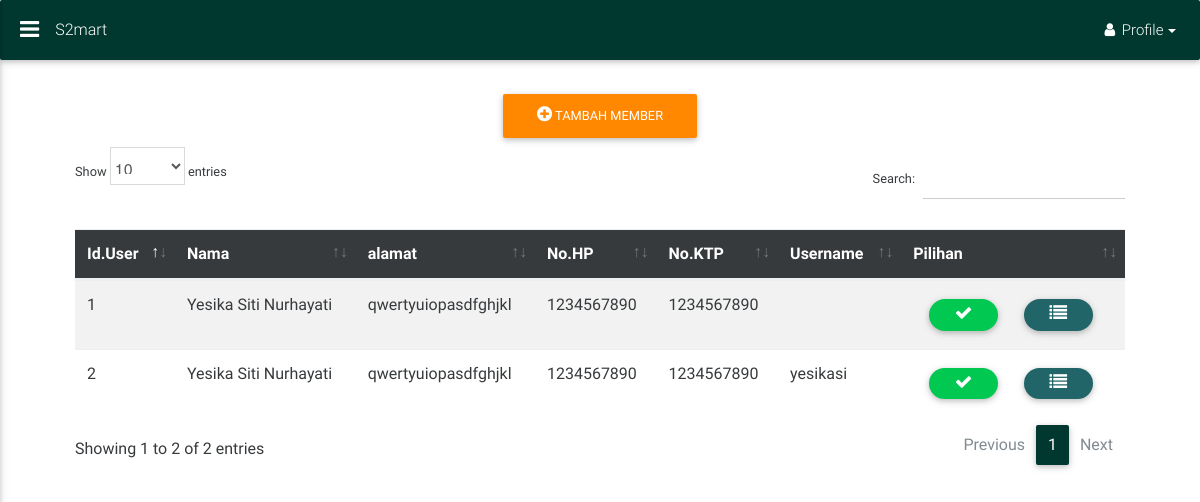
The app's page /index.php/user with its own data.
### tables this page shows
CREATE TABLE IF NOT EXISTS `pelanggan` (
  `id_user` int(11) NOT NULL AUTO_INCREMENT,
  `nama` varchar(30) NOT NULL,
  `alamat` varchar(40) NOT NULL,
  `ttl` date NOT NULL,
  `no_hp` int(15) NOT NULL,
  `no_ktp` int(20) NOT NULL,
  `username` varchar(20) NOT NULL,
  `password` varchar(100) NOT NULL,
  PRIMARY KEY (`id_user`)
);

### application/controllers/user.php (called while the page is built, shortened)
<?php
class User extends CI_Controller {
public function __construct(){
    $this->load->model('Model_user');
  }
  public function index(){
      $data['user']=$this->Model_user->get();
      $this->load->view('head');
      $this->load->view('header');
      $this->load->view('user/user',$data);
      $this->load->view('javascript');
      $this->load->view('dataTables');
  }
}

### index.php (called while the page is built, shortened)
<?php
require_once BASEPATH.'core/CodeIgniter.php';

### application/models/Model_user.php (called while the page is built, shortened)
<?php if ( ! defined('BASEPATH')) exit('No direct script access allowed');
class Model_user extends CI_Model {
  public function get(){
    $data =  $this->db->get('pelanggan');
    return $data->result();
  }
}

### application/views/user/user.php (the view, shortened to what this page needs)
<main>
  <div class="container-fluid">
    <div class="text-xs-center">
      <button type="button" class="btn btn-warning" data-toggle="modal" data-target="#modal-register">
        <i class="fa fa-plus-circle"></i> Tambah Member
      </button>
    </div>
    <table id="user" class="table table-striped table-hover" cellspacing="0" width="100%">
      <thead class="thead-inverse">
        <tr>
          <th>Id.User</th>
          <th>Nama</th>
          <th>alamat</th>
          <th>No.HP</th>
          <th>No.KTP</th>
          <th>Username</th>
          <th>Pilihan</th>
        </tr>
      </thead>
      <tbody>
        <?php foreach ($user as $key) { ?>
          <tr>
            <td><?= $key->id_user ?></td>
            <td><?= $key->nama ?></td>
            <td><?= $key->alamat ?></td>
            <td><?= $key->no_hp ?></td>
            <td><?= $key->no_ktp ?></td>
            <td><?= $key->username ?></td>
            <td>
              <a href="" class="btn btn-sm btn-success btn-rounded btn-table waves-effect waves-light">
                <i class="fa fa-check"></i>
              </a>
              <a href="" class="btn btn-sm btn-default btn-rounded btn-table waves-effect waves-light">
                <i class="fa fa-list"></i>
              </a>
            </td>
          </tr>
          <?php } ?>
        </tbody>
      </table>
    </div>
</main>

### ass/css/style.css (style rules this page uses)
html, body, header, .view { height: 100%; }

### records on screen
pelanggan: id_user "1", nama "Yesika Siti Nurhayati", alamat "qwertyuiopasdfghjkl", no_hp "1234567890", no_ktp "1234567890"
pelanggan: id_user "2", nama "Yesika Siti Nurhayati", alamat "qwertyuiopasdfghjkl", no_hp "1234567890", no_ktp "1234567890", username "yesikasi"
